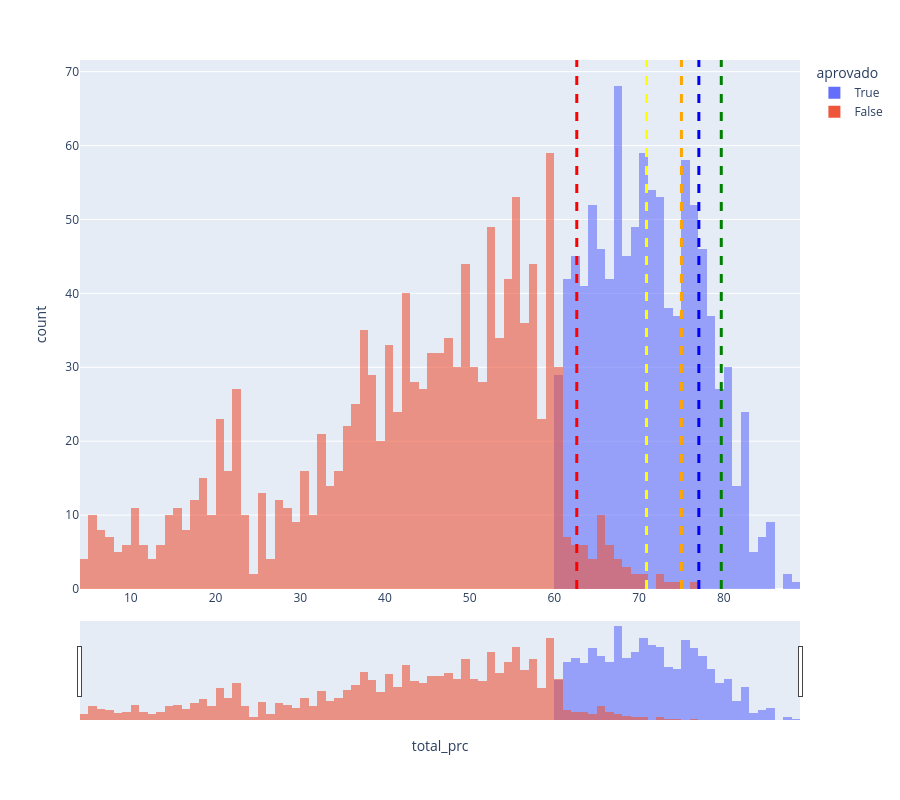

The notebook cell saved with this chart:
### Markdown cell above
# Análise Gráfica

### Code cell
import plotly.express as px

df_fig = df[df['aprovado'] | True]

# df é o seu DataFrame do Pandas com os dados do ranking
# fig = px.histogram(df_fig, x="total_prc", nbins=20)

# df é o seu DataFrame do Pandas com os dados do ranking
fig = px.histogram(
    df_fig, 
    x="total_prc", 
    color="aprovado", 
    barmode='overlay',  # Este é o comando chave
    opacity=0.6,        # Opacidade para conseguir enxergar a sobreposição
    nbins=10)

# Se o total é 100 e você quer 50 bins, o size é 2
fig.update_traces(xbins=dict(
    size=1  # Força cada barra a ter largura 2
))

# Ativando o Range Slider no eixo X
fig.update_layout(
    xaxis=dict(
        rangeslider=dict(visible=True),
        type="linear" # ou "date" para séries temporais
    )
)
fig.update_layout(
    height=800,  # Altura em pixels
    # width=1000   # Opcional: Largura em pixels
)
fig.add_vline(x=df_fig['total_prc'].iloc[100], line_width=3, line_dash="dash", line_color="green")
fig.add_vline(x=df_fig['total_prc'].iloc[200], line_width=3, line_dash="dash", line_color="blue")
fig.add_vline(x=df_fig['total_prc'].iloc[300], line_width=3, line_dash="dash", line_color="orange")
fig.add_vline(x=df_fig['total_prc'].iloc[500], line_width=3, line_dash="dash", line_color="yellow")
fig.add_vline(x=df[df_provas['usuario'] == 'cf_auditor']['total_prc'].iloc[0], line_width=3, line_dash="dash", line_color="red")


fig.show()

### Figure 1 — Plotly figure (JSON) as saved in the notebook; plotly's stock layout.template omitted (floating-point values rounded to 4 significant figures; data arrays with more than 128 entries replaced by an {"elided": "..."} marker saying what was removed)
{"data": [{"bingroup": "x", "hovertemplate": "aprovado=True<br>total_prc=%{x}<br>count=%{y}<extra></extra>", "legendgroup": "True", "marker": {"color": "#636efa", "opacity": 0.6, "pattern": {"shape": ""}}, "name": "True", "nbinsx": 10, "orientation": "v", "showlegend": true, "type": "histogram", "x": {"elided": "1012 float values"}, "xaxis": "x", "xbins": {"size": 1}, "yaxis": "y"}, {"bingroup": "x", "hovertemplate": "aprovado=False<br>total_prc=%{x}<br>count=%{y}<extra></extra>", "legendgroup": "False", "marker": {"color": "#EF553B", "opacity": 0.6, "pattern": {"shape": ""}}, "name": "False", "nbinsx": 10, "orientation": "v", "showlegend": true, "type": "histogram", "x": {"elided": "1275 float values"}, "xaxis": "x", "xbins": {"size": 1}, "yaxis": "y"}], "layout": {"barmode": "overlay", "height": 800, "legend": {"title": {"text": "aprovado"}, "tracegroupgap": 0}, "margin": {"t": 60}, "shapes": [{"line": {"color": "green", "dash": "dash", "width": 3}, "type": "line", "x0": 79.71, "x1": 79.71, "xref": "x", "y0": 0, "y1": 1, "yref": "y domain"}, {"line": {"color": "blue", "dash": "dash", "width": 3}, "type": "line", "x0": 77.06, "x1": 77.06, "xref": "x", "y0": 0, "y1": 1, "yref": "y domain"}, {"line": {"color": "orange", "dash": "dash", "width": 3}, "type": "line", "x0": 75, "x1": 75, "xref": "x", "y0": 0, "y1": 1, "yref": "y domain"}, {"line": {"color": "yellow", "dash": "dash", "width": 3}, "type": "line", "x0": 70.88, "x1": 70.88, "xref": "x", "y0": 0, "y1": 1, "yref": "y domain"}, {"line": {"color": "red", "dash": "dash", "width": 3}, "type": "line", "x0": 62.65, "x1": 62.65, "xref": "x", "y0": 0, "y1": 1, "yref": "y domain"}], "xaxis": {"anchor": "y", "domain": [0, 1], "rangeslider": {"visible": true}, "title": {"text": "total_prc"}, "type": "linear"}, "yaxis": {"anchor": "x", "domain": [0, 1], "title": {"text": "count"}}}}
